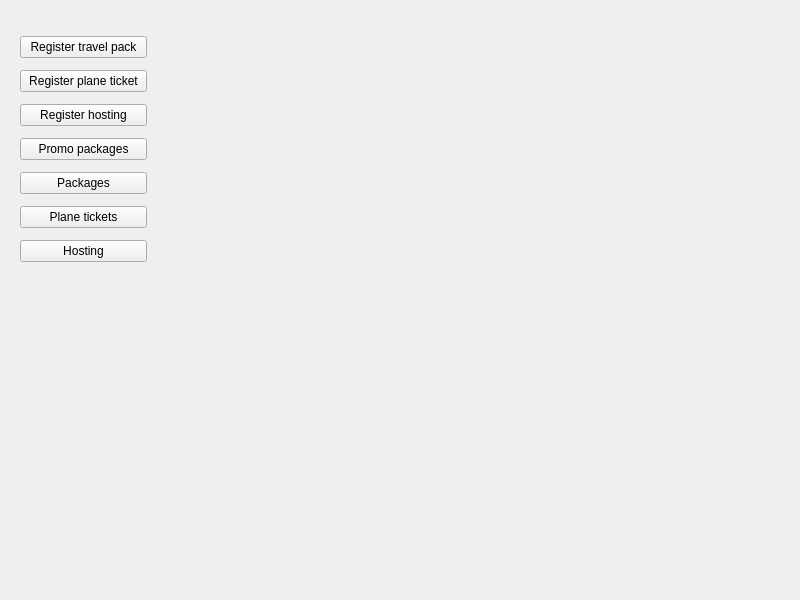
<?xml version="1.0" encoding="UTF-8"?>
<ui version="4.0">
 <class>main_window</class>
 <widget class="QMainWindow" name="main_window">
  <property name="geometry">
   <rect>
    <x>0</x>
    <y>0</y>
    <width>800</width>
    <height>600</height>
   </rect>
  </property>
  <property name="windowTitle">
   <string>Tourism Agency</string>
  </property>
  <widget class="QWidget" name="centralwidget">
   <widget class="QWidget" name="verticalLayoutWidget">
    <property name="geometry">
     <rect>
      <x>180</x>
      <y>30</y>
      <width>591</width>
      <height>541</height>
     </rect>
    </property>
    <layout class="QVBoxLayout" name="vlayout_content"/>
   </widget>
   <widget class="QWidget" name="">
    <property name="geometry">
     <rect>
      <x>20</x>
      <y>30</y>
      <width>127</width>
      <height>240</height>
     </rect>
    </property>
    <layout class="QVBoxLayout" name="vlayout_buttons">
     <item>
      <widget class="QPushButton" name="button_register_travel_pack">
       <property name="text">
        <string>Register travel pack</string>
       </property>
      </widget>
     </item>
     <item>
      <widget class="QPushButton" name="button_register_plane_ticket">
       <property name="text">
        <string>Register plane ticket</string>
       </property>
      </widget>
     </item>
     <item>
      <widget class="QPushButton" name="button_register_hosting">
       <property name="text">
        <string>Register hosting</string>
       </property>
      </widget>
     </item>
     <item>
      <widget class="QPushButton" name="button_show_promo_packs">
       <property name="text">
        <string>Promo packages</string>
       </property>
      </widget>
     </item>
     <item>
      <widget class="QPushButton" name="button_packages">
       <property name="text">
        <string>Packages</string>
       </property>
      </widget>
     </item>
     <item>
      <widget class="QPushButton" name="button_plane_tickets">
       <property name="text">
        <string>Plane tickets</string>
       </property>
      </widget>
     </item>
     <item>
      <widget class="QPushButton" name="button_hosting">
       <property name="text">
        <string>Hosting</string>
       </property>
      </widget>
     </item>
    </layout>
   </widget>
  </widget>
 </widget>
 <resources/>
 <connections/>
</ui>
